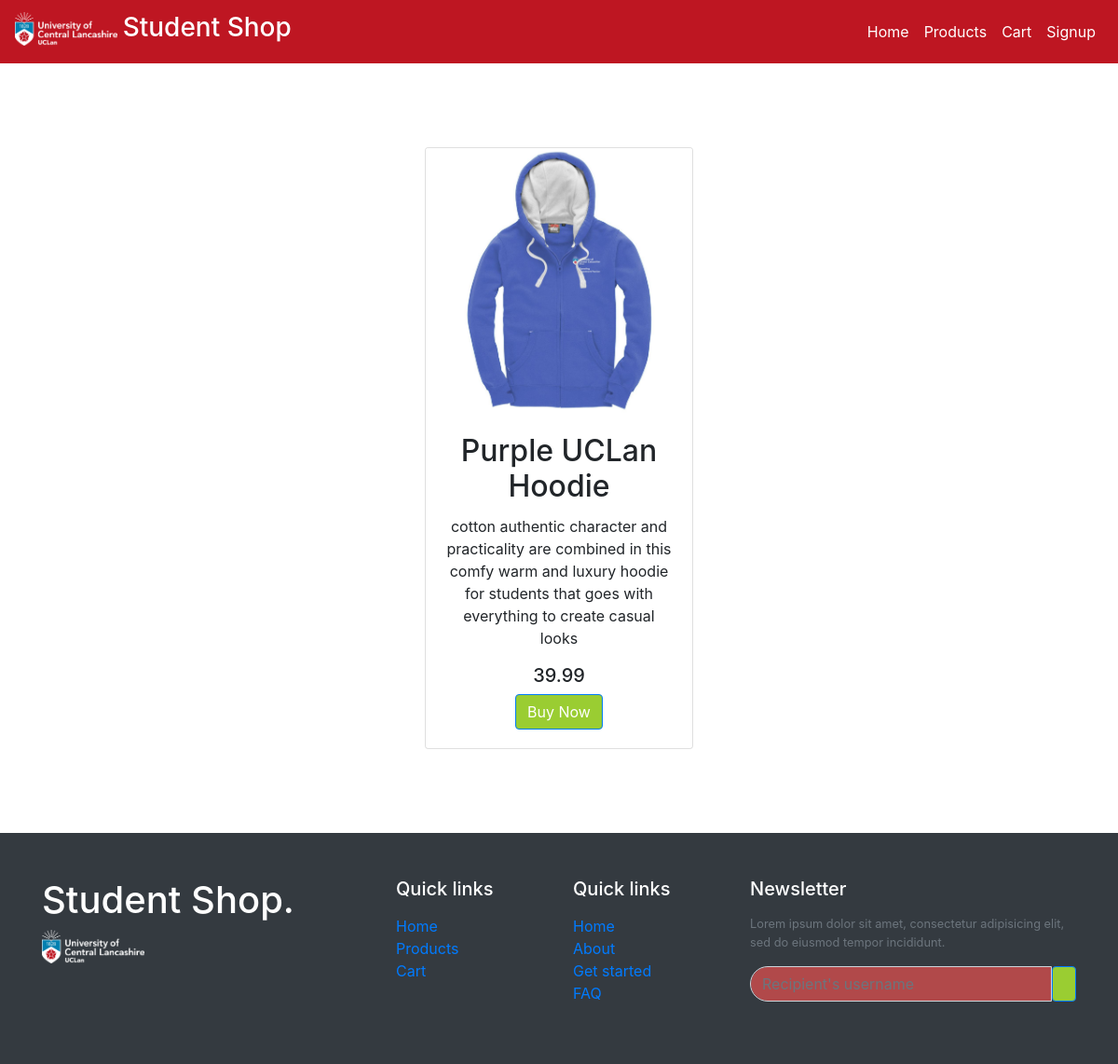
Page /item.php?product_id=1 on the committed database.
### tables this page shows
CREATE TABLE `tbl_products` (
  `product_id` int(11) NOT NULL,
  `product_title` varchar(255) NOT NULL,
  `product_desc` varchar(255) NOT NULL,
  `product_image` varchar(255) NOT NULL,
  `product_price` decimal(6,2) NOT NULL,
  `product_type` enum('UCLan Hoodie','UCLan Logo Tshirt','UCLan Logo Jumper') NOT NULL
);

### item.php (the view, shortened to what this page needs)
<!DOCTYPE html>
<?php require_once('./dbconn.php');
$product_id = $_GET['product_id'];
?>
<html lang="en">
<head>
    <link rel="stylesheet" href="https://cdn.jsdelivr.net/npm/bootstrap@4.0.0/dist/css/bootstrap.min.css">
    <link rel="stylesheet" href="./css/style.css">
</head>
<body>
    <nav class="navbar navbar-expand-lg navbar-light">
        <a class="navbar-brand" href="index.html">
            <img src="./images/logo/pageHeaderTitleImage_en_US.png" width="110" height="100" class="d-inline-block  align-top img-fluid" alt="UCLAN">
            <h3 class="d-inline-block linka">Student Shop</h3>
        </a>
        <div class="collapse navbar-collapse" id="navbarSupportedContent">
            <ul class="navbar-nav ml-auto">
                <li class="nav-item  active ">
                    <a class="nav-link linka" href="./index.php">Home <span class="sr-only">(current)</span></a>
                </li>
                <li class="nav-item ">
                    <a class="nav-link linka" href="./products.php">Products</a>
                </li>
                <li class="nav-item ">
                    <a class="nav-link linka" href="./cart.php">Cart</a>
                </li>
                <?php
                if(!isset($_SESSION['user_name'])){
                ?>
                <li class="nav-item ">
                    <a class="nav-link linka" href="./Signup.php">Signup</a>
                </li>
                <?php } else{?>
                    <li class="nav-item ">
                    <a class="nav-link linka" href="./index.php?name=logout">Logout</a>
                </li><?php }?>
            </ul>
        </div>
    </nav>
    <div class="row showitem">
        <div class="col-12">
        <?php
        $sql = "SELECT * FROM tbl_products WHERE product_id='$product_id'";
        $result = $conn->query($sql);
        if ($result->num_rows > 0) {
            while ($row = $result->fetch_assoc()) { ?>
                <div class="card" style="width: 18rem;">
                    <img class="card-img-top" src="<?php echo $row["product_image"];?>" alt="Card image cap">
                    <div class="card-body">
                        <h2 class="card-title"><?php echo $row["product_title"];?></h2>
                        <p class="card-text"><?php echo $row["product_desc"];?></p>
                        <h5><?php echo $row["product_price"];?></h5>
                        <a href="#" class="btn btn-primary">Buy Now</a>
                    </div>
                </div>
        <?php }
        } else {
            echo "0 results";
        }
        ?>
        </div>
    </div>
    <footer class="w-100 py-4 flex-shrink-0 bg-dark">
        <div class="container py-4">
            <div class="row gy-4 gx-5">
                <div class="col-lg-4 col-md-6">
                    <h5 class="h1 text-white">Student Shop.</h5>
                    <img src="./images/logo/pageHeaderTitleImage_en_US.png" width="110" height="100" class="d-inline-block  align-top img-fluid" alt="UCLAN">
                </div>
                <div class="col-lg-2 col-md-6">
                    <h5 class="text-white mb-3">Quick links</h5>
                    <ul class="list-unstyled text-muted">
                        <li><a href="index.html">Home</a></li>
                        <li><a href="products.html">Products</a></li>
                        <li><a href="cart.html">Cart</a></li>
                    </ul>
                </div>
                <div class="col-lg-2 col-md-6">
                    <h5 class="text-white mb-3">Quick links</h5>
                    <ul class="list-unstyled text-muted">
                        <li><a href="#">Home</a></li>
                        <li><a href="#">About</a></li>
                        <li><a href="#">Get started</a></li>
                        <li><a href="#">FAQ</a></li>
                    </ul>
                </div>
                <div class="col-lg-4 col-md-6">
                    <h5 class="text-white mb-3">Newsletter</h5>
                    <p class="small text-muted">Lorem ipsum dolor sit amet, consectetur adipisicing elit, sed do eiusmod tempor incididunt.</p>
                    <form action="#">
                        <div class="input-group mb-3">
                            <input class="form-control" type="text" placeholder="Recipient's username" aria-label="Recipient's username" aria-describedby="button-addon2">
                            <button class="btn btn-primary" id="button-addon2" type="button"><i class="fas fa-paper-plane"></i></button>
                        </div>
                    </form>
                </div>
            </div>
        </div>
    </footer>
</body>
</html>

### css/style.css (style rules this page uses)
* { margin: 0; padding: 0; }
.navbar { background-color: #be1622; }
.linka { color: #fff!important; }
.showitem { text-align: -webkit-center; padding: 90px; }
.form-control { width: 40%!important; background-color: #d94e4ec2; border-radius: 30px; color: #fff; }
.btn { background-color: yellowgreen; }

### rows in the picture
tbl_products: product_image (picture), product_title "Purple UCLan Hoodie", product_desc "cotton authentic character and practicality are combined in this comfy warm and luxury hoodie for students that goes with everything to create casual looks", product_price "39.99"
